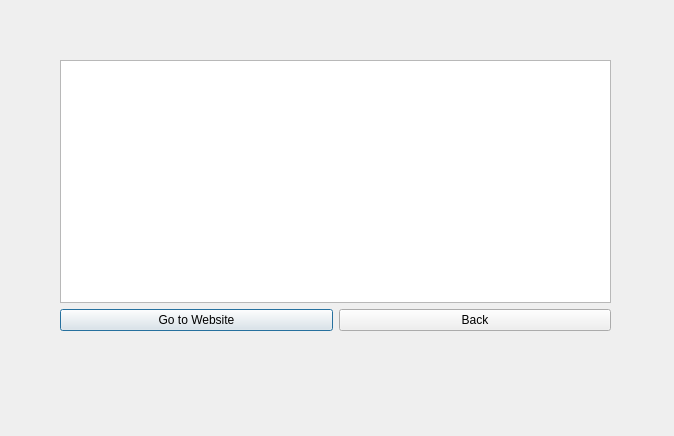
<?xml version="1.0" encoding="UTF-8"?>
<ui version="4.0">
 <class>CppDetl</class>
 <widget class="QDialog" name="CppDetl">
  <property name="geometry">
   <rect>
    <x>0</x>
    <y>0</y>
    <width>674</width>
    <height>436</height>
   </rect>
  </property>
  <property name="windowTitle">
   <string>Dialog</string>
  </property>
  <widget class="QWidget" name="verticalLayoutWidget">
   <property name="geometry">
    <rect>
     <x>60</x>
     <y>60</y>
     <width>551</width>
     <height>271</height>
    </rect>
   </property>
   <layout class="QVBoxLayout" name="verticalLayout">
    <item>
     <widget class="QTextBrowser" name="textBrowser">
      <property name="html">
       <string>&lt;!DOCTYPE HTML PUBLIC &quot;-//W3C//DTD HTML 4.0//EN&quot; &quot;http://www.w3.org/TR/REC-html40/strict.dtd&quot;&gt;
&lt;html&gt;&lt;head&gt;&lt;meta name=&quot;qrichtext&quot; content=&quot;1&quot; /&gt;&lt;meta charset=&quot;utf-8&quot; /&gt;&lt;style type=&quot;text/css&quot;&gt;
p, li { white-space: pre-wrap; }
&lt;/style&gt;&lt;/head&gt;&lt;body style=&quot; font-family:'Segoe UI'; font-size:9pt; font-weight:400; font-style:normal;&quot;&gt;
&lt;p style=&quot;-qt-paragraph-type:empty; margin-top:12px; margin-bottom:12px; margin-left:0px; margin-right:0px; -qt-block-indent:0; text-indent:0px;&quot;&gt;&lt;br /&gt;&lt;/p&gt;&lt;/body&gt;&lt;/html&gt;</string>
      </property>
     </widget>
    </item>
    <item>
     <layout class="QHBoxLayout" name="horizontalLayout">
      <item>
       <widget class="QPushButton" name="pushButton_2">
        <property name="text">
         <string>Go to Website</string>
        </property>
       </widget>
      </item>
      <item>
       <widget class="QPushButton" name="pushButton">
        <property name="text">
         <string>Back</string>
        </property>
       </widget>
      </item>
     </layout>
    </item>
   </layout>
  </widget>
 </widget>
 <resources/>
 <connections/>
</ui>
